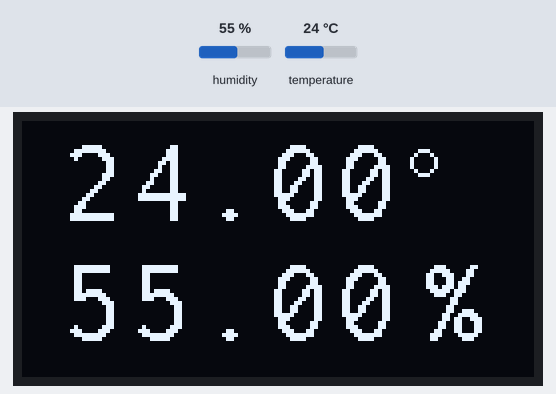
Recording of a program running on a simulated ESP8266 (Wemos D1 mini). On the bench: 128×64 one-colour display. The inputs (shaded band) are chosen by the test bench; at power-on: humidity 55 %, temperature 24 °C.

Above: at 0.1 s.
At 10.1 s:
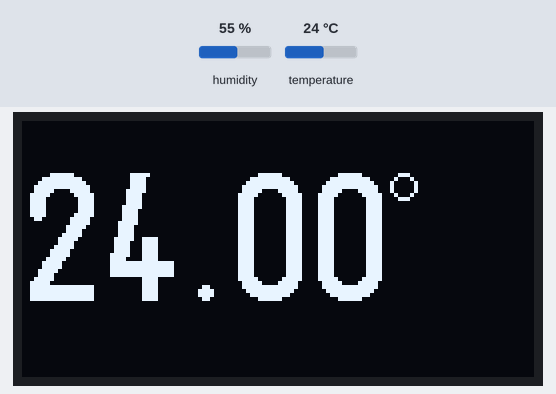
At 20.2 s:
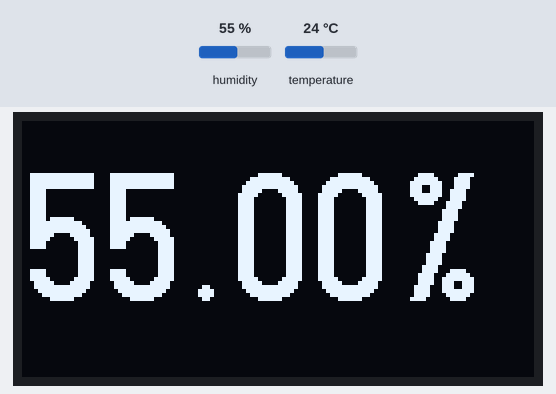
At 30.28 s:
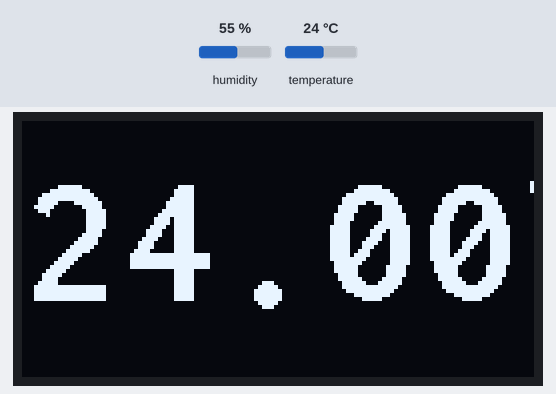
At 30.89 s:
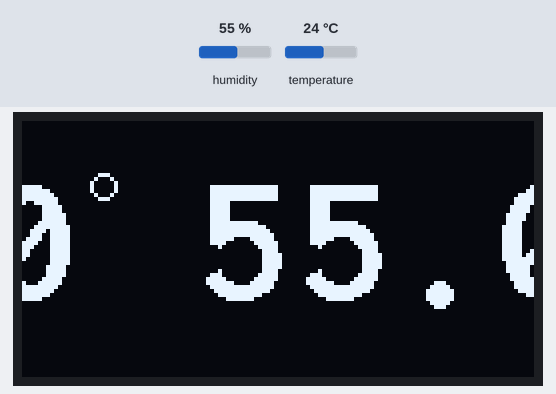
At 31.5 s:
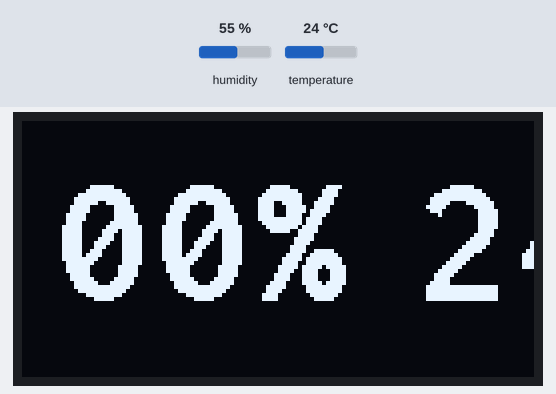

Measured:
- by itself, everything shown: repeats every 31.8 s, in 9 steps
- what the display in image 1 shows lasts 10.0 s, from 10.1 s to 20.1 s

The program:

main.cpp
```cpp
#include <Arduino.h>
#include "DHT.h"
#include <U8g2lib.h>
#include <Wire.h>
#include <ESP8266WiFi.h>

#define DHT_TYPE DHT22
#define DHT_PIN D7

DHT dht(DHT_PIN, DHT_TYPE);

U8G2_SSD1306_128X64_NONAME_F_SW_I2C u8g2(U8G2_R0, SCL, SDA, U8X8_PIN_NONE);

void scrollData (float temperature, float humidity)
{
  char temperatureStr[10];
  char humidityStr[10];

  u8g2.setFont(u8g2_font_inb30_mr);

  dtostrf(temperature, 0, 2, temperatureStr);

  u8g2_uint_t tempSize = u8g2.getUTF8Width(temperatureStr);
  dtostrf(humidity, 0, 2, humidityStr);

  u8g2_uint_t humSize = u8g2.getUTF8Width(humidityStr);

  u8g2_uint_t x = 0;
  u8g2_uint_t offset = 0;

  // tempSize + space + circle size + space + humidity size + percentage size + space (30 approximately)
  u8g2_uint_t totalWidth = tempSize + 5 + 3 + 20 + humSize + 40;
  do {
    u8g2.firstPage();
    do {
      x = offset;
      u8g2.setFont(u8g2_font_inb30_mr);
      do {
        u8g2.drawUTF8(x, 45, temperatureStr);
        u8g2.drawCircle(x + tempSize + 5, 16, 3, U8G2_DRAW_ALL);

        u8g2.drawUTF8(x + tempSize + 5 + 3 + 20, 45, humidityStr);
        u8g2.drawUTF8(x + tempSize + 5 + 3 + 20 + humSize, 45, "%");


        x += tempSize + 5 + 3 + 20 + humSize + 40;
      } while (x < u8g2.getDisplayWidth());
    } while (u8g2.nextPage());

    offset-=5;
    delay(2);
  } while ( (u8g2_uint_t) offset >  (u8g2_uint_t) -(totalWidth));
}

void swapData(float temperature, float humidity)
{
  u8g2.setFont(u8g2_font_logisoso32_tf);

  char buffer[10];

  // clear the screen
  u8g2.clearBuffer();

  // draw temperature
  dtostrf(temperature, 0, 2, buffer);
  u8g2.drawStr(0, 45, buffer);

  // draw degree sign
  u8g2_uint_t tempSize = u8g2.getStrWidth(buffer);
  u8g2.drawCircle(0 + tempSize + 5, 16, 3, U8G2_DRAW_ALL);

  u8g2.sendBuffer();

  // Wait for 10 seconds
  delay(10000);

  // clear the screen
  u8g2.clearBuffer();

  // draw humidity
  dtostrf(humidity, 0, 2, buffer);
  u8g2_uint_t humSize = u8g2.getStrWidth(buffer);
  u8g2.drawStr(0, 45, buffer);

  // draw percentage sign
  u8g2.drawStr(0 + humSize + 5, 45, "%");

  u8g2.sendBuffer();

  // Wait for 10 seconds
  delay(10000);
}

void showAllData(float temperature, float humidity)
{
  u8g2.setFont(u8g2_font_inr19_mf);

  char temperatureStr[10];
  char humidityStr[10];

  // clear the screen
  u8g2.clearBuffer();

  // draw temperature
  dtostrf(temperature, 0, 2, temperatureStr);
  u8g2.drawStr(10, 25, temperatureStr);

  // draw degree sign
  u8g2_uint_t tempSize = u8g2.getStrWidth(temperatureStr);
  u8g2.drawCircle(10 + tempSize + 5, 10, 3, U8G2_DRAW_ALL);

  // draw humidity
  dtostrf(humidity, 0, 2, humidityStr);
  u8g2_uint_t humSize = u8g2.getStrWidth(humidityStr);
  u8g2.drawStr(10, 55, humidityStr);

  // draw percentage sign
  u8g2.drawStr(10 + humSize + 5, 55, "%");

  u8g2.sendBuffer();

  // Wait for 10 seconds
  delay(10000);
}

void setup()
{
  WiFi.mode(WIFI_OFF);
  dht.begin();
  u8g2.begin();
  // u8g2.setFont(u8g2_font_inr16_mf);
  // u8g2.setFont(u8g2_font_logisoso32_tf);
  u8g2.setFontMode(0);
}

void loop()
{
  float temperature = dht.readTemperature();
  float humidity = dht.readHumidity();

  showAllData(temperature, humidity);
  swapData(temperature, humidity);
  scrollData(temperature, humidity);
}
```
